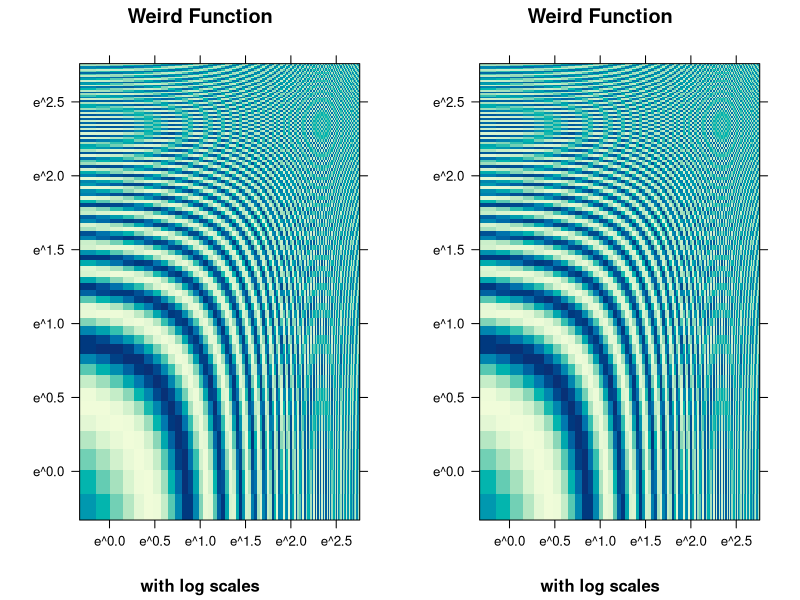
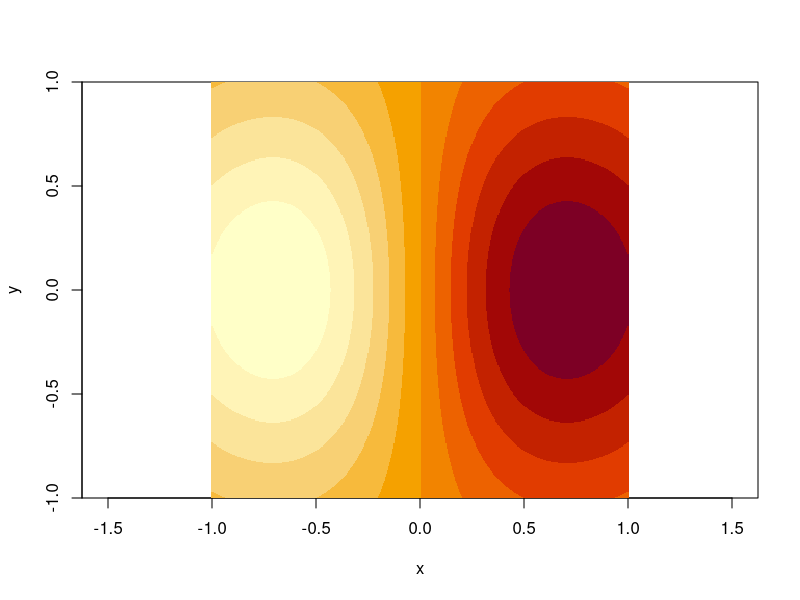
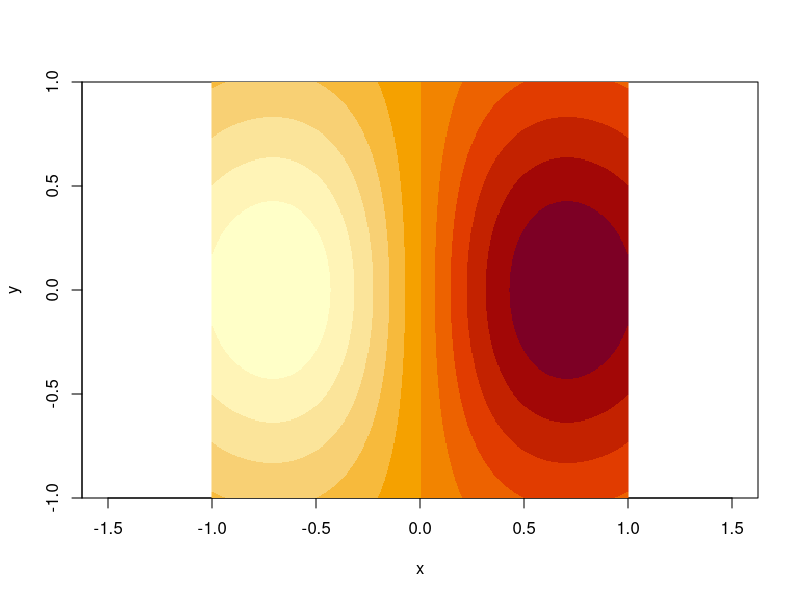
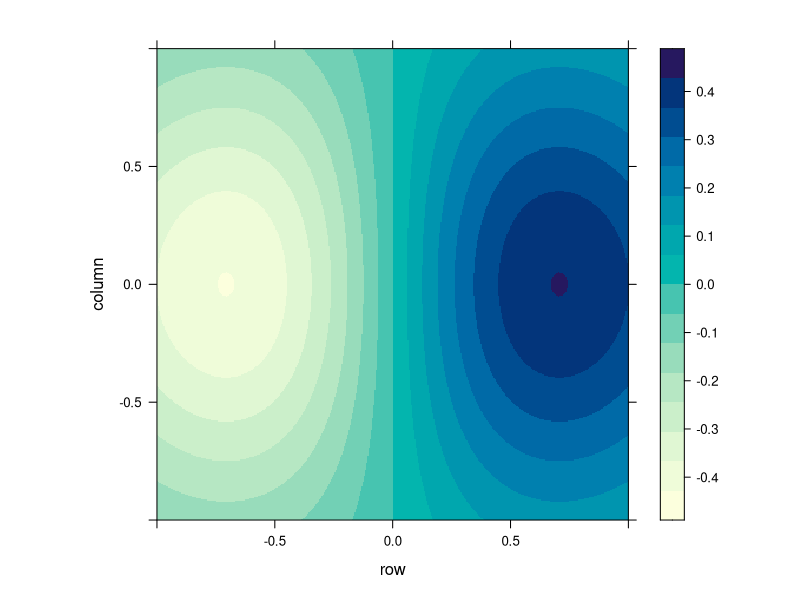
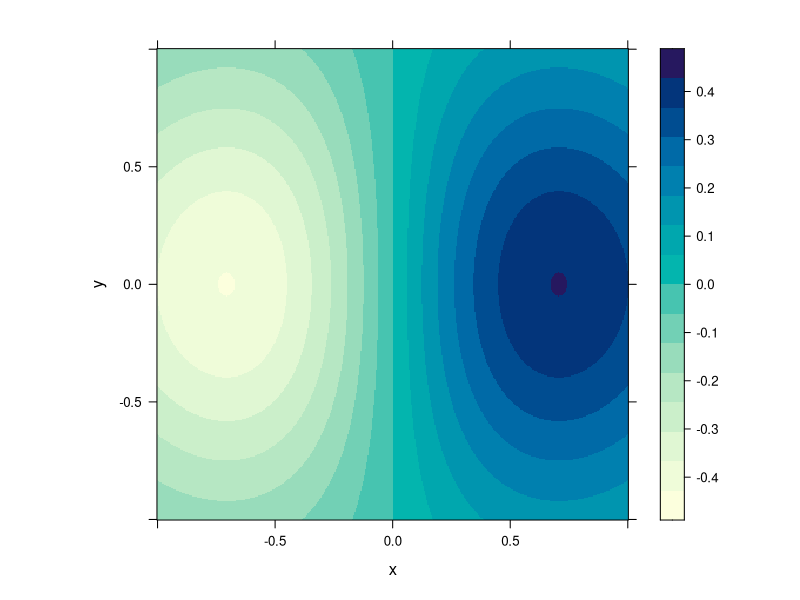
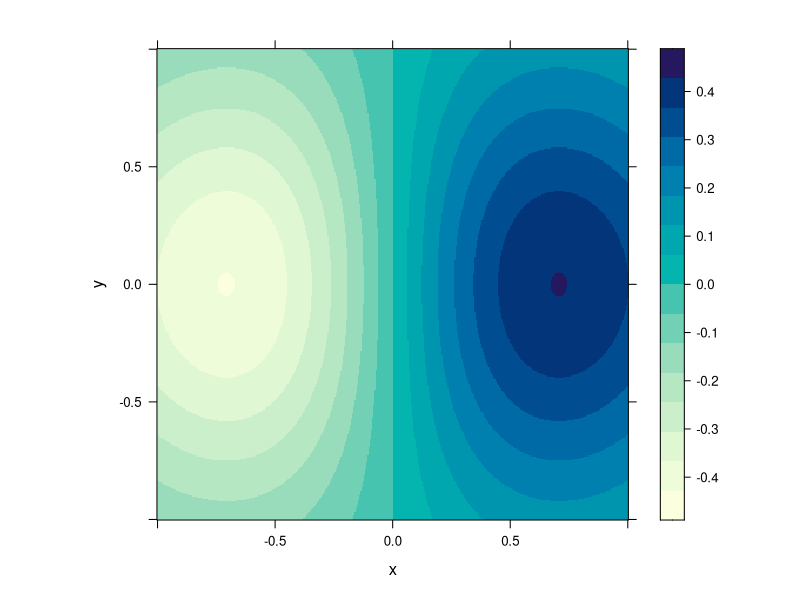

Here is the R script that generated these plots, in order: (Note: this script raises an error after producing the figures.)
install.packages("gridExtra")
require(gridExtra) # also loads grid
require(lattice)
x <- seq(pi/4, 5 * pi, length.out = 100)
y <- seq(pi/4, 5 * pi, length.out = 100)
r <- as.vector(sqrt(outer(x^2, y^2, "+")))

grid <- expand.grid(x=x, y=y)
grid$z <- cos(r^2) * exp(-r/(pi^3))
plot1 <- levelplot(z~x*y, grid, cuts = 50, scales=list(log="e"), xlab="",
                   ylab="", main="Weird Function", sub="with log scales",
                   colorkey = FALSE, region = TRUE)

plot2 <- levelplot(z~x*y, grid, cuts = 50, scales=list(log="e"), xlab="",
                   ylab="", main="Weird Function", sub="with log scales",
                   colorkey = FALSE, region = TRUE)
grid.arrange(plot1,plot2, ncol=2)

### Wthie line issues
library(lattice)
library(Cairo) #install it if you don’t have it.

# makes some interesting data to plot
x <- y <- seq(-1,1,.005)
dataGrid <- data.frame(expand.grid(x=x,y=y))

# Base graphics image() is similar to lattice levelplot().
# But it takes x, y and z where z is a matrix
z <- with(dataGrid, x * exp(-x^2 - y^2))
dim(z) <- c(length(y), length(y))

# Plot the image. It has the ugly white lines (at least on my win7/64 PC).
image(x,y,z, xlim=c(-1,1), ylim=c(-1,1), asp=1)

# Plot the image with an option. Voila, lines are gone!
# But there is no color key on this plot :(
image(x,y,z, xlim=c(-1,1), ylim=c(-1,1), asp=1, useRaster=TRUE)


# levelplot() from lattice will take either the matrix or a dataframe.
# Let’s try with the matrix first, since we have it already.
# This also has ugly white lines in the plot :(
lp1 <- levelplot(z, aspect = "iso", xlim=c(-1,1), ylim=c(-1,1),
                 row.values = x, column.values = y)
plot(lp1)

# Here is the levelplot method for data frames. What you are using. 
# Syntax is bit easier, but still has the white lines.
lp2 <- levelplot(z ~ x * y, aspect = "iso", data = dataGrid)
plot(lp2)

# Using the non-default panel function for levelplot makes the white
# The lines disappear. I highly recommend the book on Lattice if you 
# plan to do statistical plotting frequently.
lp3 <- levelplot(z ~ x * y, aspect = "iso", data = dataGrid,
                 raster = TRUE, # this only rasters the key! (not working?? Key still has white lines)
                 panel = function (x,y,z, ...){
                   panel.levelplot.raster(x, y, z,...)
                 })
plot(lp3)

# Note. Other graphics devices will automatically raster, but they may 
# struggle plotting really big data. 
CairoWin()
plot(lp2) # the "bad" lattice levelplot is now good!
